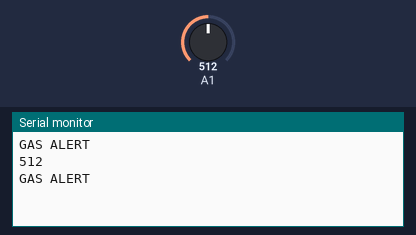
This sketch was run on a simulated Arduino Uno, built with avr-gcc and run on an emulated ATmega328P. Shown: the last lines printed to the serial monitor. The inputs (shaded band) are chosen by the test bench; at power-on: A1 = 512.

Above: at 1.8 s.
1.9 s: A1 set to 716
At 3.3 s:
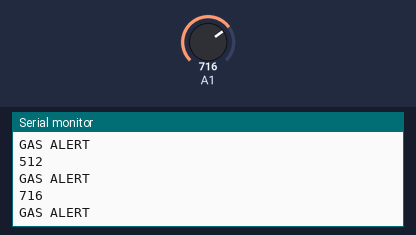
3.4 s: A1 set to 900
At 5.3 s:
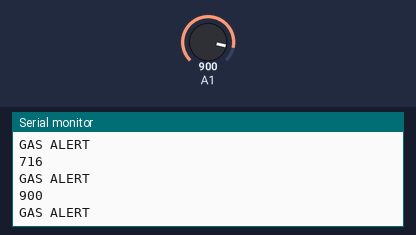
Timing chart, 0 to 6.8 s (numbered marks = the images above; inputs shaded):
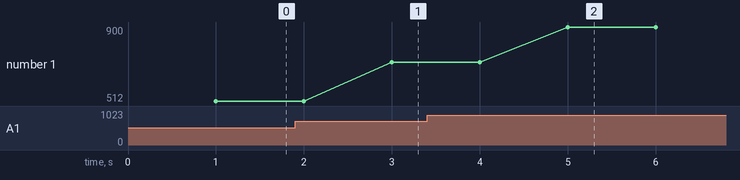

The sketch:

GasSensor.ino
```cpp
const int MAXGAS = 300;
void setup()
{
  Serial.begin(9600);//Mở cổng Serial ở mức 9600
}

void loop()
{
  int value = analogRead(A1);     // Ta sẽ đọc giá trị hiệu điện thế của cảm biến
  if(value>=MAXGAS) {
      Serial.println("GAS ALERT");
  }
  delay(1000);
 Serial.println(value);

}
```

Measured:
- after the input at 1.9 s, the serial monitor: prints a new line after 1.1 s (image 1)
- after the input at 3.4 s, the serial monitor: prints a new line after 1.6 s (image 2)
- plotted number 1: 512 → 716 after the input at 1.9 s, 716 → 900 after the input at 3.4 s
